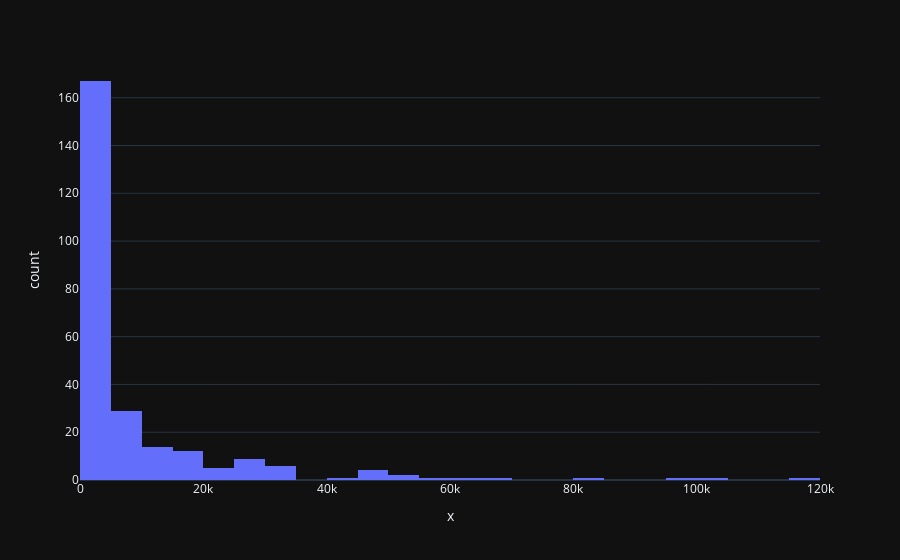

Source (notebook cell):
### Code cell
# plot histogram of a with plotly using dark theme
fig = px.histogram(x=a,nbins=50,template='plotly_dark')
fig.show()

### Figure 1 — Plotly figure (JSON) as saved in the notebook; plotly's stock layout.template omitted (floating-point values rounded to 4 significant figures; data arrays with more than 128 entries replaced by an {"elided": "..."} marker saying what was removed)
{"data": [{"alignmentgroup": "True", "bingroup": "x", "hovertemplate": "x=%{x}<br>count=%{y}<extra></extra>", "legendgroup": "", "marker": {"color": "#636efa", "pattern": {"shape": ""}}, "name": "", "nbinsx": 50, "offsetgroup": "", "orientation": "v", "showlegend": false, "type": "histogram", "x": {"elided": "256 int values"}, "xaxis": "x", "yaxis": "y"}], "layout": {"barmode": "relative", "legend": {"tracegroupgap": 0}, "margin": {"t": 60}, "xaxis": {"anchor": "y", "domain": [0, 1], "title": {"text": "x"}}, "yaxis": {"anchor": "x", "domain": [0, 1], "title": {"text": "count"}}}}
